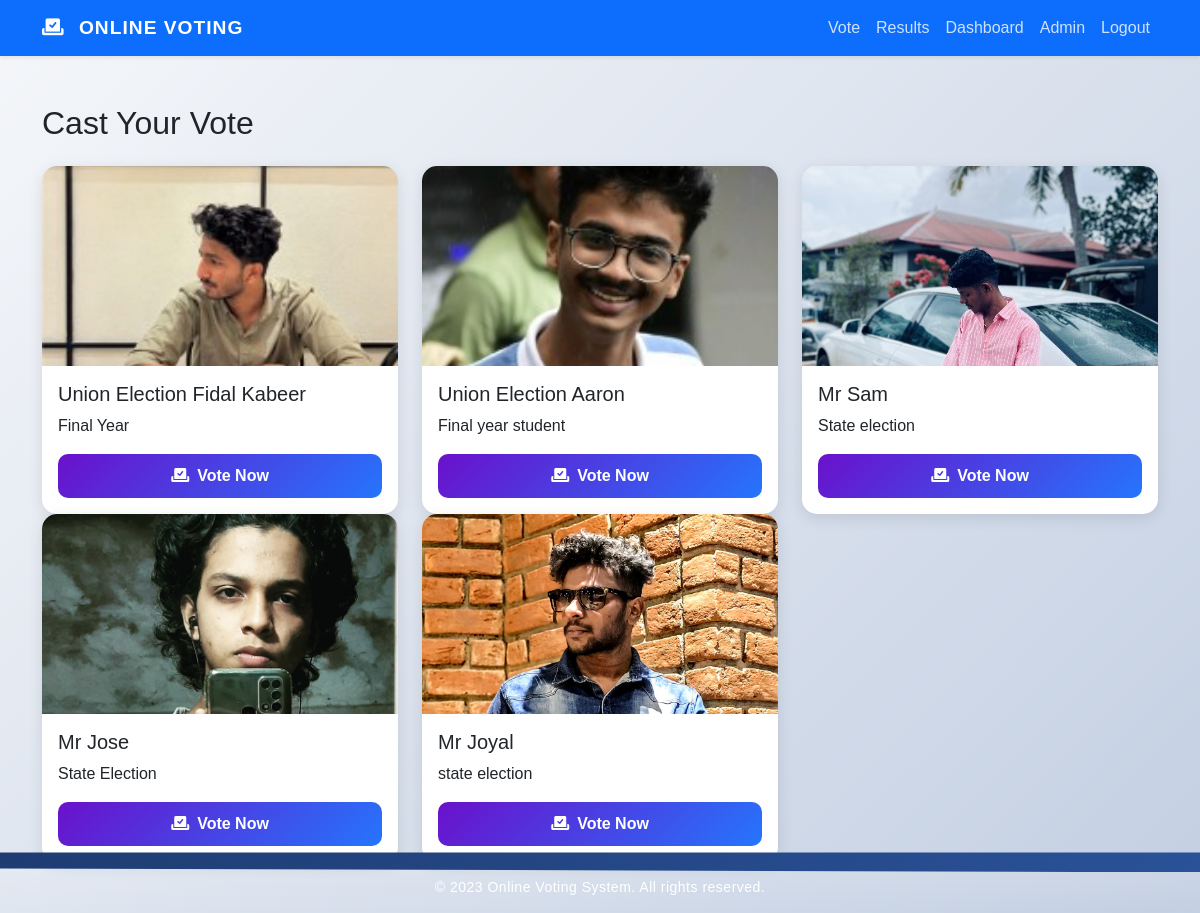
/vote/ (signed in), run on an earlier commit of the app's database.
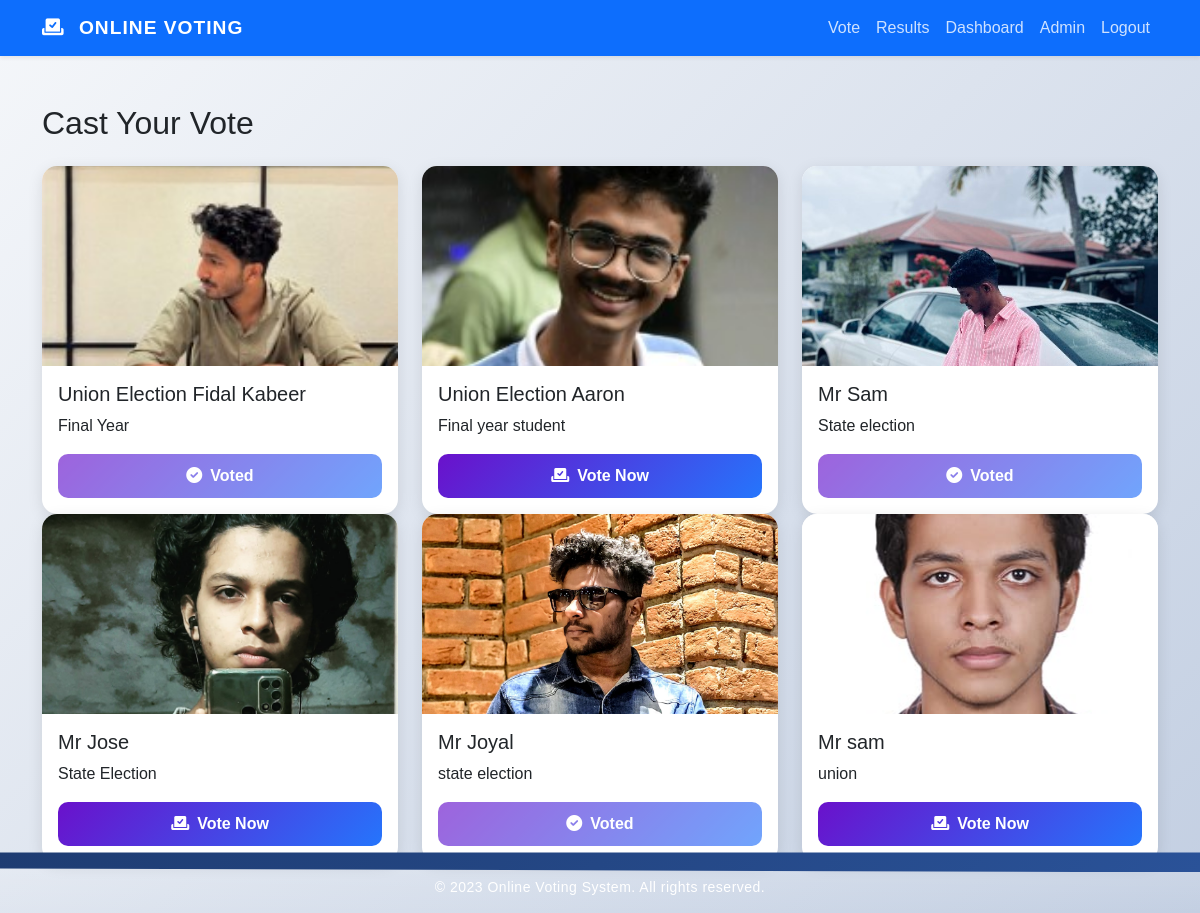
And on a later commit of the database.
### votes/models.py (models this page shows, shortened)
class Candidate(models.Model):
    title = models.CharField(max_length=100)
    name = models.CharField(max_length=100)
    photo = models.ImageField(upload_to='candidates/')
    description = models.TextField()
    created_at = models.DateTimeField(auto_now_add=True)

### votes/views.py (the view, shortened to what this page needs)
# urls.py: path('vote/', views.vote, name='vote'),
@login_required
def vote(request):
    candidates = Candidate.objects.all()
    user_votes = Vote.objects.filter(user=request.user).values_list('candidate', flat=True)
    return render(request, 'vote.html', {'candidates': candidates, 'user_votes': user_votes})

### templates/vote.html (shortened to what this page needs)
{% extends 'base.html' %}
{% block content %}
<div class="row">
    <div class="col-12">
        <h2 class="mb-4">Cast Your Vote</h2>
    </div>
</div>
<div class="row">
    {% for candidate in candidates %}
    <div class="col-md-4">
        <div class="card">
            <img src="{{ candidate.photo.url }}" class="card-img-top candidate-img" alt="{{ candidate.name }}">
            <div class="card-body">
                <h5 class="card-title">{{ candidate.title }} {{ candidate.name }}</h5>
                <p class="card-text">{{ candidate.description }}</p>
                {% if candidate.id in user_votes %}
                    <button class="btn btn-success vote-btn" disabled>
                        <i class="fas fa-check-circle me-2"></i>Voted
                    </button>
                {% else %}
                    <form method="POST" action="{% url 'vote' %}">
                        <button type="submit" class="btn btn-primary vote-btn">
                            <i class="fas fa-vote-yea me-2"></i>Vote Now
                        </button>
                    </form>
                {% endif %}
            </div>
        </div>
    </div>
    {% endfor %}
</div>
{% endblock %}

### templates/base.html (shortened to what this page needs)
<!DOCTYPE html>
<html lang="en">
<head>
    <link href="https://cdn.jsdelivr.net/npm/bootstrap@5.3.0/dist/css/bootstrap.min.css" rel="stylesheet">
    <link rel="stylesheet" href="https://cdnjs.cloudflare.com/ajax/libs/font-awesome/6.0.0/css/all.min.css">
</head>
<body>
    <nav class="navbar navbar-expand-lg navbar-dark bg-primary shadow-sm">
        <div class="container">
            <a class="navbar-brand fade-in" href="{% url 'home' %}">
                <i class="fas fa-vote-yea me-2"></i> Online Voting
            </a>
            <div class="collapse navbar-collapse" id="navbarNav">
                <ul class="navbar-nav ms-auto">
                    {% if user.is_authenticated %}
                        <li class="nav-item">
                            <a class="nav-link fade-in" href="{% url 'vote' %}">Vote</a>
                        </li>
                        <li class="nav-item">
                            <a class="nav-link fade-in" href="{% url 'results' %}">Results</a>
                        </li>
                        {% if user.is_superuser %}
                            <li class="nav-item">
                                <a class="nav-link fade-in" href="{% url 'dashboard' %}">Dashboard</a>
                            </li>
                            <li class="nav-item">
                                <a class="nav-link fade-in" href="/admin/">Admin</a>
                            </li>
                        {% endif %}
                        <li class="nav-item">
                            <a class="nav-link fade-in" href="{% url 'logout' %}">Logout</a>
                        </li>
                    {% endif %}
                </ul>
            </div>
        </div>
    </nav>
    <div class="content-wrapper container mt-5 fade-in">
        {% block content %}{% endblock %}
    </div>
    <footer class="bg-gradient text-white">
        <div class="container">
            <p class="mb-0 fade-in">&copy; 2023 Online Voting System. All rights reserved.</p>
        </div>
    </footer>
</body>
</html>

### templates/base.html (style rules this page uses)
body { display: flex; flex-direction: column; min-height: 100vh; background: linear-gradient(135deg, #f5f7fa, #c3cfe2); font-family: 'Poppins', sans-serif; overflow-x: hidden; }
.content-wrapper { flex: 1; }
.navbar-brand { font-weight: 700; color: #fff !important; text-transform: uppercase; letter-spacing: 1px; font-size: 1.2rem; }
.navbar-dark .navbar-nav .nav-link { color: rgba(255, 255, 255, 0.8); transition: all 0.3s ease; }
.card { border: none; border-radius: 15px; box-shadow: 0 4px 15px rgba(0, 0, 0, 0.1); transition: transform 0.3s, box-shadow 0.3s; }
.candidate-img { height: 200px; object-fit: cover; border-top-left-radius: 15px; border-top-right-radius: 15px; }
.vote-btn { width: 100%; border-radius: 10px; font-weight: 600; padding: 10px; background: linear-gradient(135deg, #6a11cb, #2575fc); border: none; color: #fff; transition: all 0.3s ease; }
footer { background: linear-gradient(135deg, #1e3c72, #2a5298); color: #fff; font-size: 14px; letter-spacing: 0.5px; text-align: center; padding: 15px 0; position: relative; z-index: 10; }
footer p { margin: 0; font-weight: 500; }
footer::before { content: ''; position: absolute; top: -10px; left: 0; right: 0; height: 20px; background: linear-gradient(135deg, #1e3c72, #2a5298); clip-path: polygon(0 0, 100% 0, 100% 100%, 0 80%); z-index: -1; }
.fade-in { animation: fadeIn 0.8s ease-in-out; }

What changed in the data, as far as the page shows it:
computed for Candidate "Fidal Kabeer": text "Vote Now" → "Voted"
computed for Candidate "Sam": text "Vote Now" → "Voted"
computed for Candidate "Joyal": text "Vote Now" → "Voted"
added Candidate: photo (picture), title "Mr", name "sam", description "union"
